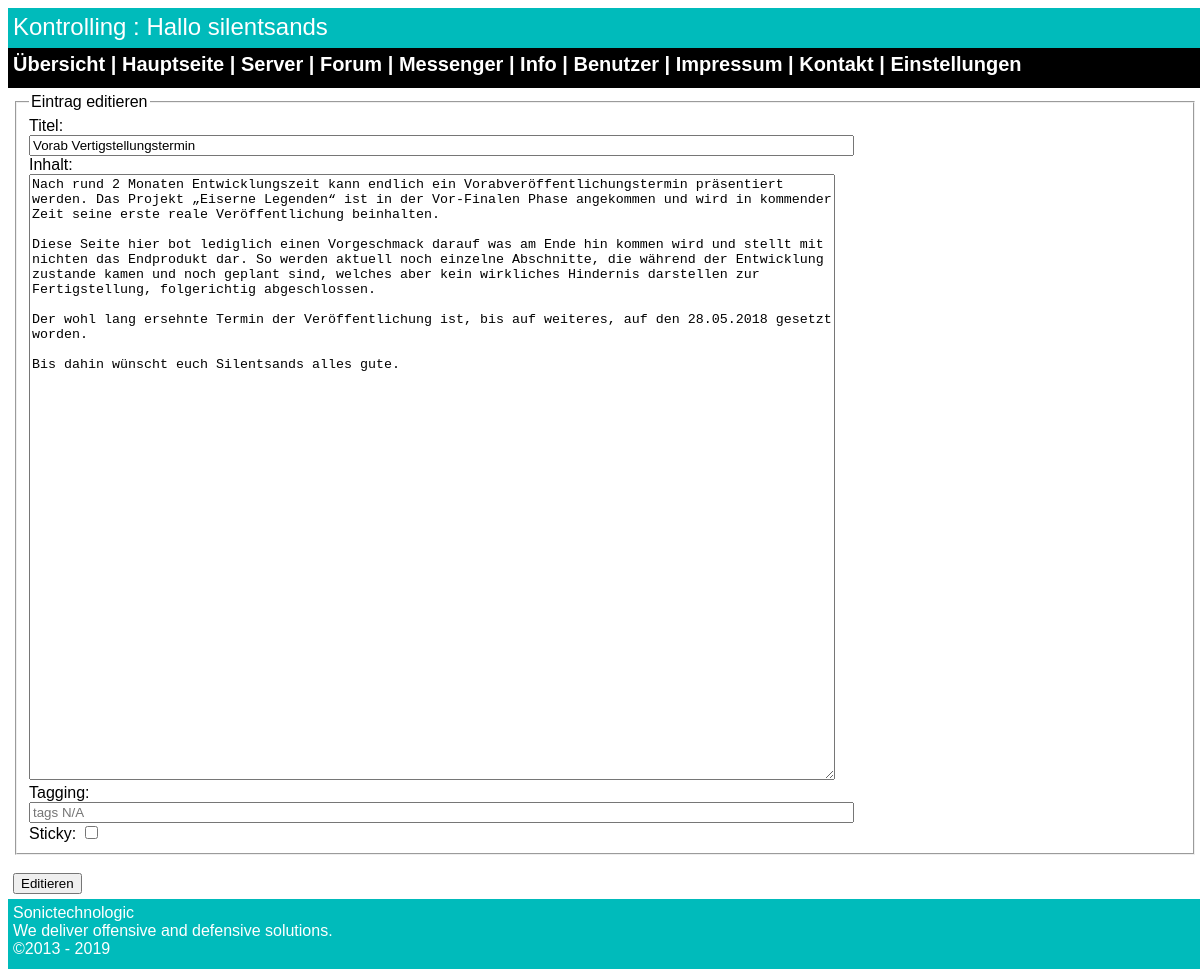
Screenshot of /admin/index.php?page=contentedit&contentid=4 (signed in) with the database file from the repository.
### tables this page shows
CREATE TABLE IF NOT EXISTS `main` (
  `ID` int(10) UNSIGNED NOT NULL AUTO_INCREMENT,
  `Author` text,
  `Uhrzeit` text,
  `Datum` text,
  `Titel` text,
  `Inhalt` longtext,
  `Tags` text,
  `Sticky` varchar(1) DEFAULT NULL,
  PRIMARY KEY (`ID`)
);

### admin/index.php (the view, shortened to what this page needs)
<?php
				function editieren($edit) 				{
				$edit = str_replace("<br />", "", $edit);
				$edit = trim($edit);
				return $edit;							}
if ($_SESSION["rang"] <= "1" AND isset($_SESSION["rang"]))
	{
?>
<!DOCTYPE html>
<html>
<head>
<link rel="stylesheet" type="text/css" href="../css/admin.css">
</head>
<body>
<header>Kontrolling : Hallo <?php echo "" . $_SESSION["user"] . ""; ?></header>
<nav> <a title="&Uuml;bersicht" href="index.php?page=overview">&Uuml;bersicht</a> | <a title="hauptseite" href="index.php?page=main">Hauptseite</a> | <a title="Server" href="index.php?page=server">Server</a> | <a title="Forum" href="index.php?page=forum&sf=view">Forum</a>
<?php
 if ( $_SESSION["rang"] == "0")
	{
		echo '| <a title="Messenger" href="index.php?page=messenger">Messenger</a>';
	}
?>
	| <a title="Info" href="index.php?page=info">Info</a> | <a title="Benutzer" href="index.php?page=user">Benutzer</a> | <a title="impressum" href="index.php?page=impressum">Impressum</a> | <a title="Kontakt" href="index.php?page=kontakt">Kontakt</a> | <a title="Einstellungen" href="index.php?page=settings">Einstellungen</a> </nav>
<main>
<?php
if ($_GET['page'] == "contentedit")
			{
				if (isset($_GET['contentid']))
					{
					$contentid = $_GET['contentid'];
					$sql = "SELECT Titel, Inhalt FROM main WHERE ID='" . $contentid . "'";
						$result = mysqli_query($db_link, $sql);
							if (mysqli_num_rows($result) > 0)
							{
								while($row = mysqli_fetch_assoc($result))
									{
										$titel = $row["Titel"];
										$inhalt = $row["Inhalt"];
									}
							}
						else
							{
								echo "Nichts da zum editieren." . mysqli_error($db_link);
							}
					$titel = editieren($titel);
					$inhalt = editieren($inhalt);
					echo "<form action=\"index.php?page=contentedit&editid=" . $contentid . "\" method=\"post\">";
					echo "<fieldset>";
					echo "<legend>Eintrag editieren</legend>";
					echo "Titel:<br><input type=\"text\" name=\"titel\" size=\"100\" value=\"" . $titel . "\" placeholder=\"Titel\">";
					echo "<br>Inhalt:<br><textarea type=\"text\" name=\"inhalt\" placeholder=\"Inhalt\" style=\"width:800px; height:600px;\">" . $inhalt . "</textarea>";
					echo "<br>Tagging:<br><input type=\"text\" name=\"tags\" size=\"100\" placeholder=\"tags N/A\">";
					echo "<br>Sticky: <input type=\"checkbox\" name=\"sticky\" value=\"stickit\">";
					echo "</fieldset>";
					echo "<br><input type=\"submit\" value=\"Editieren\">";
					echo "</form>";
					}
			}
	?>
</main>
<footer>Sonictechnologic <br>
We deliver offensive and defensive solutions.<br>
&copy;2013 - <?php echo date("Y");?></footer>
</body>
</html>
<?php
	}
else
	{
		echo "Zugang verweigert!";
	}
?>

### css/admin.css (style rules this page uses)
body { background-color: white; }
header { height: 30px; width: 100%; margin: auto; background-color: #00bbbb; padding: 5px 5px 5px 5px; color: white; font-style: normal; font-family: "Arial Verdana", Arial, Sans-serif; font-size: 24px; }
nav { height: 30px; width: 100%; margin: auto; padding: 5px 5px 5px 5px; background-color: black; color: white; font-style: normal; font-weight: bold; font-family: "Arial Verdana", Arial, Sans-serif; font-size: 20px }
nav a:link { text-decoration: none; }
nav a { color: white; }
main { width: 100%; margin: auto; padding: 5px 5px 5px 5px; color: black; font-style: normal; font-family: "Arial Verdana", Arial, Sans-serif; font-size: 16px }
footer { height: 60px; width: 100%; margin: auto; padding: 5px 5px 5px 5px; background-color: #00bbbb; color: white; font-style: normal; font-family: "Arial Verdana", Arial, Sans-serif; font-size: 16px }

### rows the page displays
main: titel "Vorab Vertigstellungstermin", inhalt "Nach rund 2 Monaten Entwicklungszeit kann endlich ein Vorabveröffentlichungstermin präsentiert werden. Das Projekt „Eiserne Legenden“ ist in der Vor-Finalen Phase angekommen und wird in kommender Zeit seine erste reale Veröffentlichung beinhalten. Diese Seite hier bot lediglich einen Vorgeschmack darauf was am Ende hin kommen wird und stellt mit nichten das Endprodukt dar. So werden aktuell noch einzelne Abschnitte, die während der Entwicklung zustande kamen und noch geplant sind, welches aber kein wirkliches Hindernis darstellen zur Fertigstellung, folgerichtig abgeschlossen. Der wohl lang ersehnte Termin der Veröffentlichung ist, bis auf weiteres, auf den 28.05.2018 gesetzt worden. Bis…"

### other values shown
$_SESSION["user"] "silentsands"
